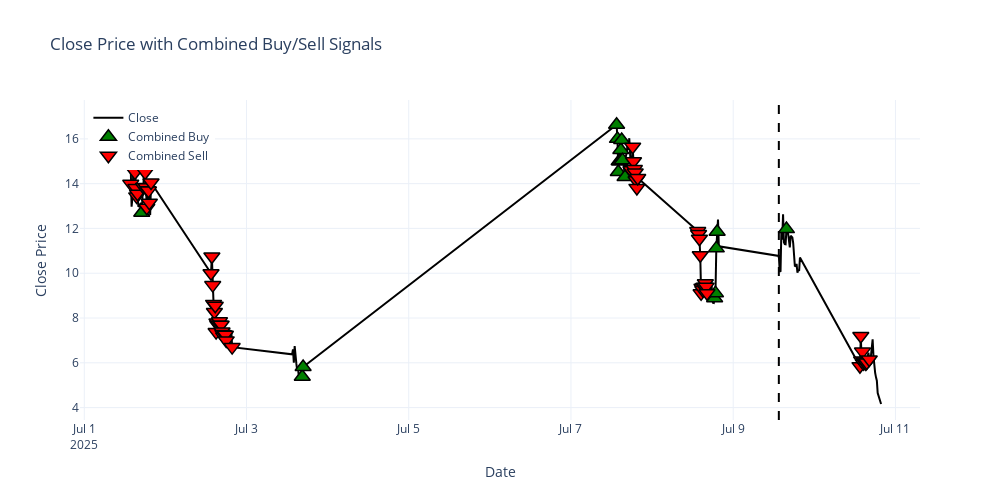

The code cell stored with this chart in its notebook:
### Code cell
import plotly.graph_objects as go

fig = go.Figure()

# Plot the close price
fig.add_trace(go.Scatter(
    x=datafix.index, y=datafix["Close"],
    mode='lines', name='Close', line=dict(color='black', width=2)
))

# Plot combined buy signals (green upward triangle)
buy_signals = datafix[datafix["Combined_Signal"] == "buy"]
fig.add_trace(go.Scatter(
    x=buy_signals.index, y=buy_signals["Close"],
    mode='markers', name='Combined Buy',
    marker=dict(symbol='triangle-up', color='green', size=14, line=dict(color='black', width=1.5))
))

# Plot combined sell signals (red downward triangle)
sell_signals = datafix[datafix["Combined_Signal"] == "sell"]
fig.add_trace(go.Scatter(
    x=sell_signals.index, y=sell_signals["Close"],
    mode='markers', name='Combined Sell',
    marker=dict(symbol='triangle-down', color='red', size=14, line=dict(color='black', width=1.5))
))

# Draw prediction start line
split_idx_bar = int(len(datafix) * 0.7)
split_date_bar = datafix.index[split_idx_bar]
fig.add_vline(x=split_date_bar, line=dict(color='black', dash='dash', width=2))


# Layout settings
fig.update_layout(
    title="Close Price with Combined Buy/Sell Signals",
    xaxis_title="Date",
    yaxis_title="Close Price",
    legend=dict(x=0.01, y=0.99),
    hovermode='x unified',
    template='plotly_white',
    width=1000,
    height=500
)

fig.show()

### Figure 1 — Plotly figure (JSON) as saved in the notebook; plotly's stock layout.template omitted (floating-point values rounded to 4 significant figures; data arrays with more than 128 entries replaced by an {"elided": "..."} marker saying what was removed)
{"data": [{"line": {"color": "black", "width": 2}, "mode": "lines", "name": "Close", "type": "scatter", "x": {"elided": "170 str values"}, "y": {"elided": "170 float values"}}, {"marker": {"color": "green", "line": {"color": "black", "width": 1.5}, "size": 14, "symbol": "triangle-up"}, "mode": "markers", "name": "Combined Buy", "type": "scatter", "x": ["2025-07-01 17:00:00", "2025-07-03 16:30:00", "2025-07-03 16:45:00", "2025-07-07 13:30:00", "2025-07-07 13:45:00", "2025-07-07 14:00:00", "2025-07-07 14:15:00", "2025-07-07 14:30:00", "2025-07-07 14:45:00", "2025-07-07 15:00:00", "2025-07-07 15:15:00", "2025-07-07 16:00:00", "2025-07-08 18:30:00", "2025-07-08 18:45:00", "2025-07-08 19:00:00", "2025-07-08 19:15:00", "2025-07-09 15:45:00"], "y": [12.7, 5.38, 5.81, 16.63, 16, 14.52, 15, 15, 15.5, 15.95, 15.05, 14.3, 8.88, 9.11, 11.11, 11.85, 11.97]}, {"marker": {"color": "red", "line": {"color": "black", "width": 1.5}, "size": 14, "symbol": "triangle-down"}, "mode": "markers", "name": "Combined Sell", "type": "scatter", "x": ["2025-07-01 13:45:00", "2025-07-01 15:00:00", "2025-07-01 15:15:00", "2025-07-01 15:30:00", "2025-07-01 15:45:00", "2025-07-01 17:30:00", "2025-07-01 18:00:00", "2025-07-01 18:15:00", "2025-07-01 18:30:00", "2025-07-01 18:45:00", "2025-07-01 19:00:00", "2025-07-01 19:15:00", "2025-07-01 19:45:00", "2025-07-02 13:30:00", "2025-07-02 13:45:00", "2025-07-02 14:00:00", "2025-07-02 14:15:00", "2025-07-02 14:30:00", "2025-07-02 14:45:00", "2025-07-02 15:00:00", "2025-07-02 15:15:00", "2025-07-02 15:30:00", "2025-07-02 15:45:00", "2025-07-02 16:00:00", "2025-07-02 16:15:00", "2025-07-02 16:30:00", "2025-07-02 16:45:00", "2025-07-02 17:00:00", "2025-07-02 17:15:00", "2025-07-02 17:30:00", "2025-07-02 17:45:00", "2025-07-02 18:00:00", "2025-07-02 19:45:00", "2025-07-07 17:45:00", "2025-07-07 18:15:00", "2025-07-07 18:30:00", "2025-07-07 18:45:00", "2025-07-07 19:00:00", "2025-07-07 19:15:00", "2025-07-07 19:30:00", "2025-07-07 19:45:00", "2025-07-08 13:30:00", "2025-07-08 13:45:00", "2025-07-08 14:00:00", "2025-07-08 14:15:00", "2025-07-08 14:30:00", "2025-07-08 14:45:00", "2025-07-08 15:00:00", "2025-07-08 15:15:00", "2025-07-08 15:30:00", "2025-07-08 15:45:00", "2025-07-08 16:00:00", "2025-07-08 16:15:00", "2025-07-10 13:30:00", "2025-07-10 13:45:00", "2025-07-10 14:00:00", "2025-07-10 14:15:00", "2025-07-10 14:30:00", "2025-07-10 14:45:00", "2025-07-10 15:00:00", "2025-07-10 15:15:00", "2025-07-10 15:30:00", "2025-07-10 16:15:00"], "y": [13.99, 14.5, 13.8, 13.43, 13.55, 13.85, 14.5, 13.84, 12.92, 13.7, 13.69, 13.15, 14.05, 10, 10.75, 9.47, 8.63, 8.27, 8.55, 7.37, 7.8, 7.7, 7.7, 7.85, 7.7, 7.7, 7.4, 7.29, 7.17, 7.23, 7.25, 7, 6.7, 14.6, 15.65, 15, 14.65, 14.5, 14.15, 13.81, 14.25, 11.88, 11.75, 11.54, 10.8, 9.1, 9.35, 9.25, 9.39, 9.4, 9.55, 9.4, 9.11, 5.85, 7.2, 6.1, 6.5, 5.98, 6.06, 6, 5.97, 6.01, 6.15]}], "layout": {"height": 500, "hovermode": "x unified", "legend": {"x": 0.01, "y": 0.99}, "shapes": [{"line": {"color": "black", "dash": "dash", "width": 2}, "type": "line", "x0": "2025-07-09 13:30:00", "x1": "2025-07-09 13:30:00", "xref": "x", "y0": 0, "y1": 1, "yref": "y domain"}], "title": {"text": "Close Price with Combined Buy/Sell Signals"}, "width": 1000, "xaxis": {"title": {"text": "Date"}}, "yaxis": {"title": {"text": "Close Price"}}}}
